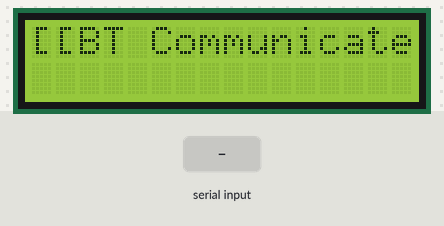
Simulated run of this sketch. Board: Arduino Uno, built for the host (arithmetic inside an expression is 32-bit, double 64-bit). Shown: 16×2 character LCD. The test bench sets the inputs (shaded band).

Above: at 1.2 s.
1.3 s: "1" received over the second serial link
At 2.5 s:
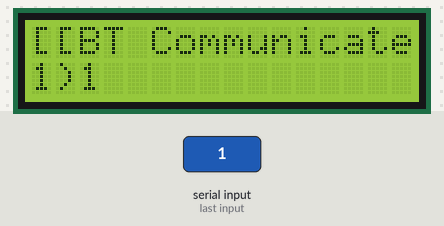
2.8 s: "0" received over the second serial link
At 3.6 s:
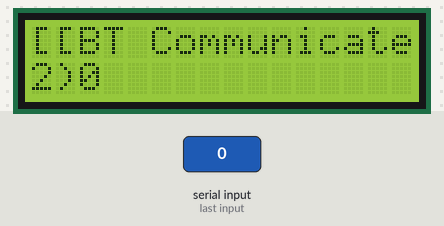
4.3 s: "2" received over the second serial link
At 4.8 s:
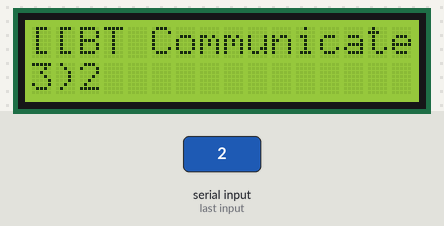
Timing chart, 0 to 7.3 s (numbered marks = the images above; inputs shaded):
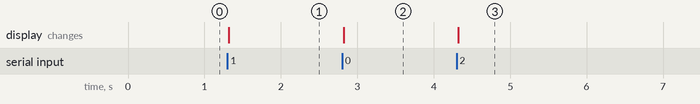

The sketch:

ex57_Bluetooth_communicate.ino
```cpp
#include <SoftwareSerial.h>
#include <MiniCom.h>

MiniCom com;
SoftwareSerial BTSerial(13, 12);

String myString = "";
int count = 0;

void setup() {
  // put your setup code here, to run once:
  com.init();
  com.print(0, "[[BT Communicate]]");
  BTSerial.begin(9600);
}

void loop() {
  // put your main code here, to run repeatedly:
  while(BTSerial.available()) {
    char myChar = (char)BTSerial.read();

    myString += myChar;
    delay(5);
  }

  if (!myString.equals("")) {
    myString.trim();
    char buf[17];

    sprintf(buf, "%d)%s", ++count, myString.c_str());
    com.print(1, buf);
    BTSerial.println("input value : " + myString);
    myString = "";
  }
}
```

Measured:
- after the input at 1.3 s, the display: changes at once (image 1)
- after the input at 2.8 s, the display: changes at once (image 2)
- after the input at 4.3 s, the display: changes at once (image 3)
